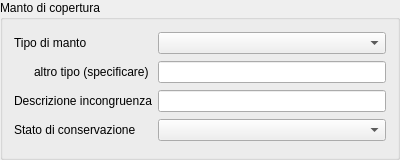
<?xml version="1.0" encoding="UTF-8"?>
<ui version="4.0">
 <class>GroupBox</class>
 <widget class="QGroupBox" name="GroupBox">
  <property name="geometry">
   <rect>
    <x>0</x>
    <y>0</y>
    <width>400</width>
    <height>160</height>
   </rect>
  </property>
  <property name="title">
   <string>Manto di copertura</string>
  </property>
  <layout class="QGridLayout" name="gridLayout">
   <item row="0" column="0">
    <widget class="QLabel" name="label_2">
     <property name="text">
      <string>Tipo di manto</string>
     </property>
    </widget>
   </item>
   <item row="0" column="1">
    <widget class="QComboBox" name="ZZ_TIPO_MANTO_COPERTURAID">
     <property name="sizePolicy">
      <sizepolicy hsizetype="Expanding" vsizetype="Fixed">
       <horstretch>0</horstretch>
       <verstretch>0</verstretch>
      </sizepolicy>
     </property>
     <property name="sizeAdjustPolicy">
      <enum>QComboBox::AdjustToMinimumContentsLength</enum>
     </property>
    </widget>
   </item>
   <item row="1" column="0">
    <widget class="QLabel" name="label_3">
     <property name="text">
      <string>altro tipo (specificare)</string>
     </property>
     <property name="indent">
      <number>20</number>
     </property>
    </widget>
   </item>
   <item row="1" column="1">
    <widget class="QLineEdit" name="ALTRO_MANTO_COPERTURA"/>
   </item>
   <item row="2" column="0">
    <widget class="QLabel" name="label_7">
     <property name="text">
      <string>Descrizione incongruenza</string>
     </property>
    </widget>
   </item>
   <item row="2" column="1">
    <widget class="QLineEdit" name="DESCRIZIONE_INCONGRUENZA"/>
   </item>
   <item row="3" column="0">
    <widget class="QLabel" name="label_4">
     <property name="text">
      <string>Stato di conservazione</string>
     </property>
    </widget>
   </item>
   <item row="3" column="1">
    <widget class="QComboBox" name="ZZ_STATO_CONSERVAZIONE_MANTOID">
     <property name="sizePolicy">
      <sizepolicy hsizetype="Expanding" vsizetype="Fixed">
       <horstretch>0</horstretch>
       <verstretch>0</verstretch>
      </sizepolicy>
     </property>
     <property name="sizeAdjustPolicy">
      <enum>QComboBox::AdjustToMinimumContentsLength</enum>
     </property>
    </widget>
   </item>
  </layout>
 </widget>
 <resources/>
 <connections/>
</ui>
